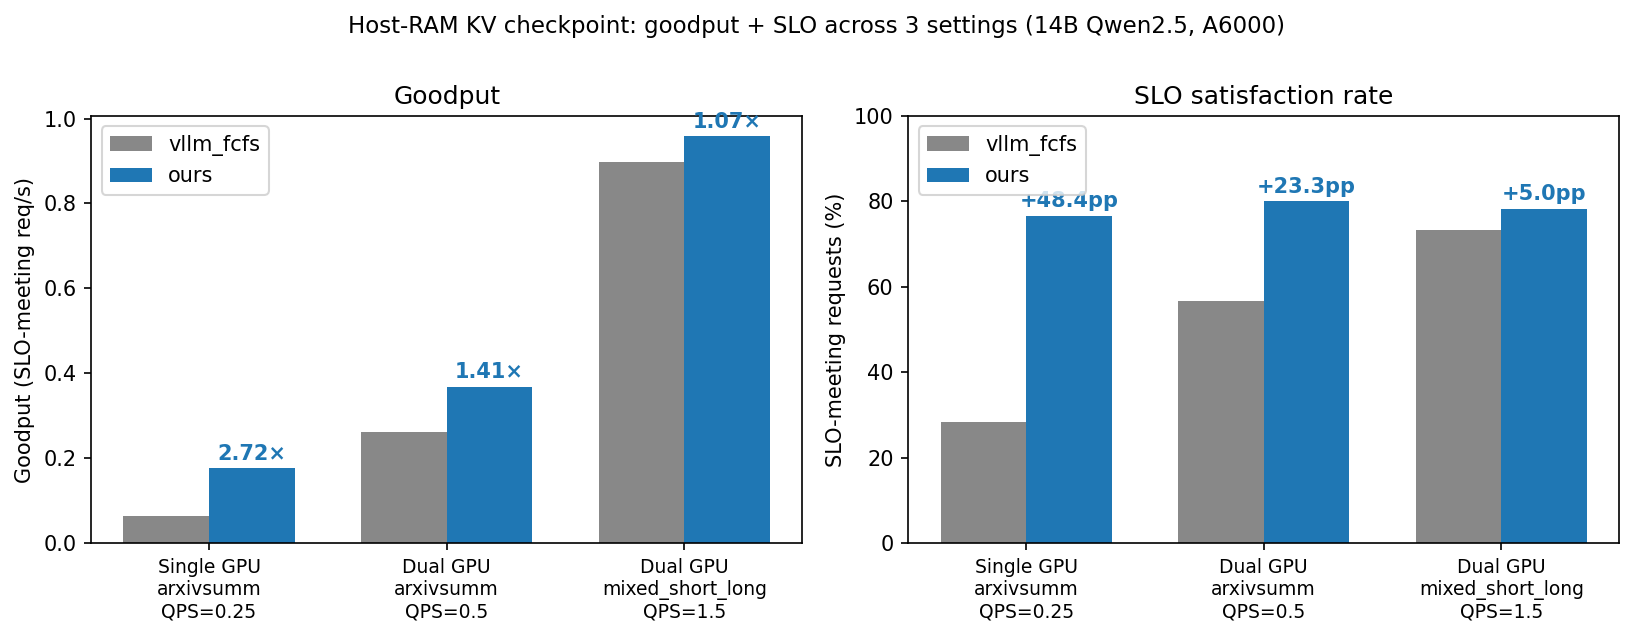

Here is the Python script that generated this plot:
"""Main paper figure: ours vs vllm_fcfs across 3 settings.

Settings:
  1. Single GPU, arxivsumm (long-only), QPS=0.25
  2. Dual GPU, arxivsumm (long-only), QPS=0.5 (canonical picker config)
  3. Dual GPU, mixed_short_long, QPS=1.5 (measured at realistic SLO 3000/300)

Numbers are seed=0 only — multi-seed in progress.
"""
import matplotlib.pyplot as plt
import numpy as np
from pathlib import Path

# ────────── data ──────────
settings = [
    ("Single GPU\narxivsumm\nQPS=0.25",          0.065, 0.177, 28.3, 76.7),
    ("Dual GPU\narxivsumm\nQPS=0.5",             0.262, 0.369, 56.7, 80.0),
    ("Dual GPU\nmixed_short_long\nQPS=1.5",      0.897, 0.958, 73.3, 78.3),
]
labels = [s[0] for s in settings]
fcfs_gp = [s[1] for s in settings]
ours_gp = [s[2] for s in settings]
fcfs_slo = [s[3] for s in settings]
ours_slo = [s[4] for s in settings]

# improvement factor for annotation
gp_x = [o / f for f, o in zip(fcfs_gp, ours_gp)]

# ────────── figure ──────────
fig, axes = plt.subplots(1, 2, figsize=(11, 4.2))
x = np.arange(len(labels))
w = 0.36

# Panel 1: goodput
ax = axes[0]
b1 = ax.bar(x - w/2, fcfs_gp, w, label="vllm_fcfs", color="#888888")
b2 = ax.bar(x + w/2, ours_gp, w, label="ours",      color="#1f77b4")
ax.set_xticks(x)
ax.set_xticklabels(labels, fontsize=9)
ax.set_ylabel("Goodput (SLO-meeting req/s)")
ax.set_title("Goodput")
ax.legend(loc="upper left")
# annotate improvement factors
for i, (f, o, mul) in enumerate(zip(fcfs_gp, ours_gp, gp_x)):
    ax.annotate(f"{mul:.2f}×",
                xy=(i + w/2, o), xytext=(0, 4),
                textcoords="offset points", ha="center",
                fontsize=10, fontweight="bold", color="#1f77b4")

# Panel 2: SLO_met%
ax = axes[1]
b1 = ax.bar(x - w/2, fcfs_slo, w, label="vllm_fcfs", color="#888888")
b2 = ax.bar(x + w/2, ours_slo, w, label="ours",      color="#1f77b4")
ax.set_xticks(x)
ax.set_xticklabels(labels, fontsize=9)
ax.set_ylabel("SLO-meeting requests (%)")
ax.set_ylim(0, 100)
ax.set_title("SLO satisfaction rate")
ax.legend(loc="upper left")
for i, (f, o) in enumerate(zip(fcfs_slo, ours_slo)):
    delta = o - f
    ax.annotate(f"+{delta:.1f}pp",
                xy=(i + w/2, o), xytext=(0, 4),
                textcoords="offset points", ha="center",
                fontsize=10, fontweight="bold", color="#1f77b4")

fig.suptitle("Host-RAM KV checkpoint: goodput + SLO across 3 settings (14B Qwen2.5, A6000)",
             fontsize=11, y=1.00)
plt.tight_layout()

out_path = Path(__file__).parent / "fig_main_three_results.png"
plt.savefig(out_path, dpi=150, bbox_inches="tight")
print(f"saved: {out_path}")

# also PDF for paper
plt.savefig(out_path.with_suffix(".pdf"), bbox_inches="tight")
print(f"saved: {out_path.with_suffix('.pdf')}")
